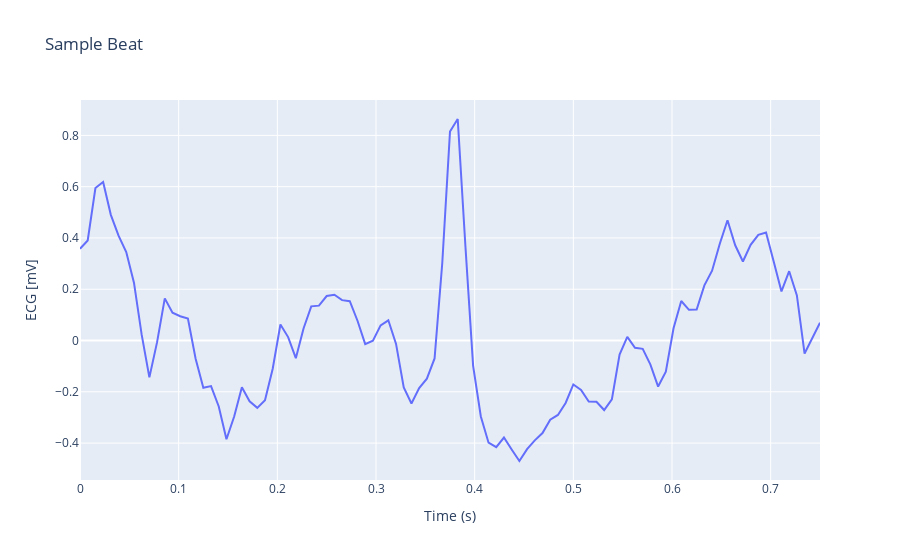

This figure's notebook cell:
### Code cell
def plot_beat(beat, name: str = "UNK"):
    fig = px.line(x=np.arange(len(beat['signal']), dtype=np.float64) / fields['fs'], y=beat['signal'], title=f"Sample Beat")
    fig.update_layout(xaxis_title="Time (s)", yaxis_title="ECG [mV]")
    fig.show()

plot_beat(sample_beats.sample(1).row(0, named=True))
